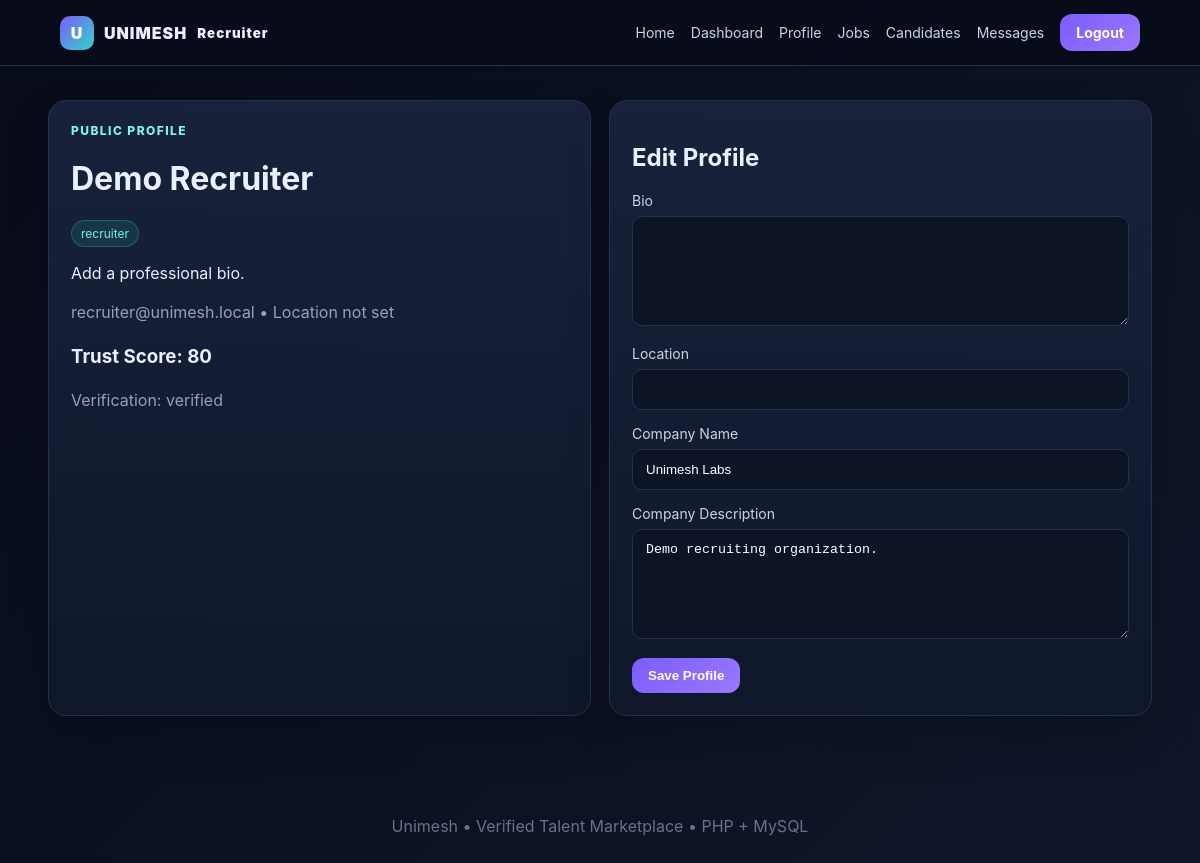
The app's page /recruiter/profile.php (signed in) with its own data.
### tables this page shows
CREATE TABLE users (
 id INT AUTO_INCREMENT PRIMARY KEY,
 name VARCHAR(120) NOT NULL,
 email VARCHAR(190) NOT NULL UNIQUE,
 password_hash VARCHAR(255) NOT NULL,
 role ENUM('student','recruiter','team_leader','admin') NOT NULL DEFAULT 'student',
 email_verified TINYINT(1) NOT NULL DEFAULT 0,
 verification_status ENUM('pending','verified','rejected','manual_review') NOT NULL DEFAULT 'pending',
 account_status ENUM('active','suspended') NOT NULL DEFAULT 'active',
 trust_score INT NOT NULL DEFAULT 0,
 profile_photo VARCHAR(255) NULL,
 bio TEXT NULL,
 college VARCHAR(190) NULL,
 branch VARCHAR(120) NULL,
 graduation_year INT NULL,
 location VARCHAR(190) NULL,
 resume_path VARCHAR(255) NULL,
 company_name VARCHAR(190) NULL,
 company_description TEXT NULL,
 company_document VARCHAR(255) NULL,
 google_id VARCHAR(190) NULL,
 created_at TIMESTAMP DEFAULT CURRENT_TIMESTAMP,
 updated_at TIMESTAMP DEFAULT CURRENT_TIMESTAMP ON UPDATE CURRENT_TIMESTAMP
);

### recruiter/includes/functions.php (called while the page is built, shortened)
<?php
function e($value){ return htmlspecialchars((string)$value, ENT_QUOTES, 'UTF-8'); }

### recruiter/profile.php (the view, shortened to what this page needs)
<?php $pageTitle='Profile'; require 'config.php'; require 'includes/functions.php'; require_role('recruiter'); $uid=user()['id'];
$stmt=$pdo->prepare('SELECT * FROM users WHERE id=?');$stmt->execute([$uid]);$u=$stmt->fetch(); include 'includes/header.php'; ?>
<div class="grid two"><div class="card"><div class="kicker">Public profile</div><h1><?=e($u['name'])?></h1><span class="badge"><?=e($u['role'])?></span><p><?=e($u['bio']?:'Add a professional bio.')?></p><p class="muted"><?=e($u['email'])?> • <?=e($u['location']?:'Location not set')?></p><h3>Trust Score: <?=e($u['trust_score'])?></h3><p class="muted">Verification: <?=e($u['verification_status'])?></p></div><div class="card"><h2>Edit Profile</h2><form method="post"><div class="form-group"><label>Bio</label><textarea name="bio"><?=e($u['bio'])?></textarea></div><div class="form-group"><label>Location</label><input name="location" value="<?=e($u['location'])?>"></div><?php if(in_array($u['role'],['student','team_leader'])):?><div class="form-group"><label>College</label><input name="college" value="<?=e($u['college'])?>"></div><div class="form-group"><label>Branch</label><input name="branch" value="<?=e($u['branch'])?>"></div><div class="form-group"><label>Graduation Year</label><input type="number" name="graduation_year" value="<?=e($u['graduation_year'])?>"></div><?php endif;?><?php if($u['role']==='recruiter'):?><div class="form-group"><label>Company Name</label><input name="company_name" value="<?=e($u['company_name'])?>"></div><div class="form-group"><label>Company Description</label><textarea name="company_description"><?=e($u['company_description'])?></textarea></div><?php endif;?><button class="btn">Save Profile</button></form></div></div>
<?php include 'includes/footer.php'; ?>

### recruiter/assets/style.css (style rules this page uses)
:root { --bg:#0b1020;--panel:#121a2e;--panel2:#18233c;--text:#eaf0ff;--muted:#94a3b8;--brand:#7c5cff;--accent:#30d5c8;--danger:#ff637d;--border:#25324f }
* { box-sizing:border-box }
body { margin:0;font-family:Inter,system-ui,Arial;background:linear-gradient(135deg,#080c18,#10162a);color:var(--text);min-height:100vh }
.pill,.btn { background:linear-gradient(135deg,var(--brand),#9a78ff);padding:10px 16px;border-radius:12px;color:white!important;border:0;cursor:pointer;font-weight:700 }
.hero p,.muted { color:var(--muted);line-height:1.7 }
.hero-card,.card { background:linear-gradient(180deg,rgba(24,35,60,.95),rgba(15,23,42,.95));border:1px solid var(--border);border-radius:18px;padding:22px;box-shadow:0 20px 45px rgba(0,0,0,.18) }
.grid { display:grid;grid-template-columns:repeat(3,1fr);gap:18px }
.grid.two { grid-template-columns:repeat(2,1fr) }
.badge { display:inline-block;padding:5px 9px;border-radius:999px;background:rgba(48,213,200,.12);color:#72f2e5;border:1px solid rgba(48,213,200,.25);font-size:12px }
.form-group { margin:15px 0 }
.form-group label { display:block;margin-bottom:7px;color:#cbd5e1;font-size:14px }
.form-group input,.form-group select,.form-group textarea { width:100%;padding:12px 13px;background:#0d1426;border:1px solid var(--border);border-radius:10px;color:white }
.form-group textarea { min-height:110px }
.kicker { color:#7ef5e8;font-weight:800;text-transform:uppercase;letter-spacing:.12em;font-size:12px }

### records on screen
users: name "Demo Recruiter", role "recruiter", bio "Add a professional bio.", email "recruiter@unimesh.local", location "Location not set", trust_score "80", verification_status "verified", company_name "Unimesh Labs", company_description "Demo recruiting organization."
